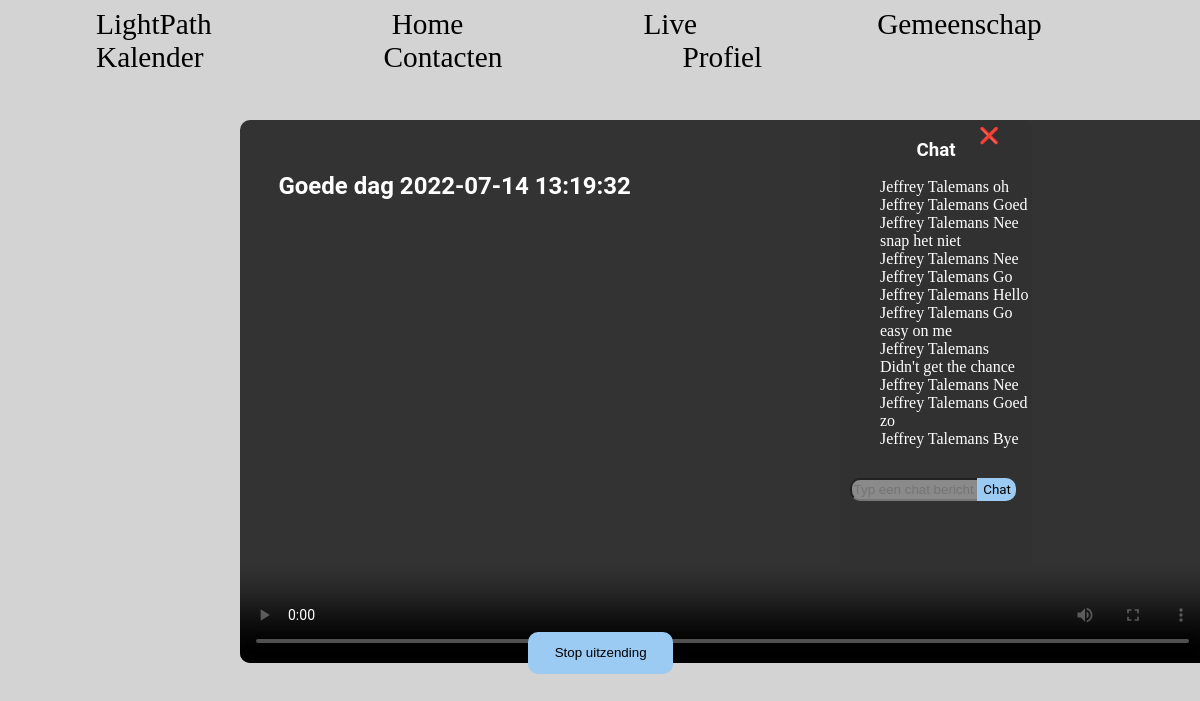
The page /liveChat.php on the database its author committed.
### tables this page shows
CREATE TABLE `stream` (
  `id` int(11) NOT NULL,
  `title` varchar(300) NOT NULL,
  `date` datetime NOT NULL
);

CREATE TABLE `chat` (
  `id` int(11) NOT NULL,
  `username` varchar(300) NOT NULL,
  `tekst` varchar(300) NOT NULL
);

### Classes/stream.php (called while the page is built, shortened)
<?php
class stream {
    public static function showTitle() {
        $conn = new PDO('mysql:host=localhost;dbname=lightpath', "root", "root");
        $statement = $conn->prepare("select * from stream where id = 1");
        $statement->execute();
        $result = $statement->fetchAll(PDO::FETCH_ASSOC);
        return $result;
    }
}

### Classes/Chat.php (called while the page is built, shortened)
<?php
class Chat {
public static function selectMessages() {
    $conn = new PDO("mysql:host=localhost;dbname=lightpath;","root","root");
    $statement = $conn->prepare("select * from chat");
    $statement->execute();
    $result = $statement->fetchAll(PDO::FETCH_ASSOC);
    return $result;
}
}

### liveChat.php (the view, shortened to what this page needs)
<?php
include_once(__DIR__."/Classes/Chat.php");
include_once(__DIR__."/Classes/stream.php");
$chatMessages = Chat::selectMessages();
$show = stream::showTitle();
?>
<html lang="en">
<head>
    <link rel="stylesheet" href="css/style.css">
    <nav>
        <a href="startpagina.php">LightPath</a>
        <a href="">Home</a>
        <a href="live.php">Live</a>
        <a href="">Gemeenschap</a>
        <a href="">Kalender</a>
        <a href="">Contacten</a>
        <a href="">Profiel</a>
    </nav>
</head>
<body>
        <div class="video">
        <?php foreach ($show as $sh):?>
        <h2><?php echo $sh['title'] . " " . $sh['date']?></h2>
        <?php endforeach ;?>
                <video src=""autoplay controls>
                </video>
                <a class="chatClose">❌</a>
                <div class="chat">
                <h3>Chat</h3>
                <ul class="chatMessages">
                    <?php foreach($chatMessages as $c):?>
                    <li><span id="naam"> <?php echo $c['username'];?> </span> <?php echo $c['tekst']?></li>
                    <?php endforeach;?>
                </ul>
                <form action="" method="post">
                <input class="message"type="text" placeholder="Typ een chat bericht" name="message">
                <input class="chatButton" type="submit" value="Chat" name="button" data-username ="<?php echo $_SESSION['username']?>">
                </form>
                </div>
            <button class="stop">Stop uitzending</button>
    </div>
</body>
</html>

### css/style.css (style rules this page uses)
body { background-color: lightgrey; }
nav a { margin: 3em; font-size: 22pt; font-family: Gabriola; text-decoration: none; color: black; }
.video { position: absolute; top: 15%; left: 20%; width: 80%; height: 80%; }
.video h2 { position: absolute; top: 5%; left: 4%; color: white; z-index: 1; font-family: roboto; }
.video video { width: 965px ; height: 543px; border-radius: 10px 0px 0px 10px; }
.chat { position: absolute; top: 0%; left: 62.5%; background-color: #313131; width: 20%; height: 70%; border-radius: 0px 10px 10px 0px; }
.chat h3 { text-align: center; color: white; font-family: roboto; }
.chat input { position: absolute; top: 80%; left: 5%; }
.chat .message { width: 70%; height: 5%; background-color: #8A8A8A; color: white; border-radius: 10px 0px 0px 10px; font-size: roboto; }
.chat .chatButton { left: 75%; height: 5%; width: 20%; margin-left: -0.5em; border-radius: 0px 10px 10px 0px; border: none; background-color: #9BCAF2; font-family: roboto; cursor: pointer; }
.chatMessages { background-color: #313131; height: 60%; color: white; list-style-type: none; overflow: auto; }
.stop { position: absolute; top: 80%; left: 30%; padding: 1em 2em; border-radius: 10px; border: none; background-color: #9BCAF2; }
.chatClose { position: absolute; z-index: 1; top: 1%; left: 77%; cursor: pointer; }

### rows shown on the page
stream: title "Goede dag", date "2022-07-14 13:19:32"
chat: username "Jeffrey Talemans", tekst "oh"
chat: username "Jeffrey Talemans", tekst "Goed"
chat: username "Jeffrey Talemans", tekst "Nee snap het niet"
chat: username "Jeffrey Talemans", tekst "Nee"
chat: username "Jeffrey Talemans", tekst "Go"
chat: username "Jeffrey Talemans", tekst "Hello"
chat: username "Jeffrey Talemans", tekst "Go easy on me"
chat: username "Jeffrey Talemans", tekst "Didn't get the chance"
chat: username "Jeffrey Talemans", tekst "Nee"
chat: username "Jeffrey Talemans", tekst "Goed zo"
chat: username "Jeffrey Talemans", tekst "Bye"
